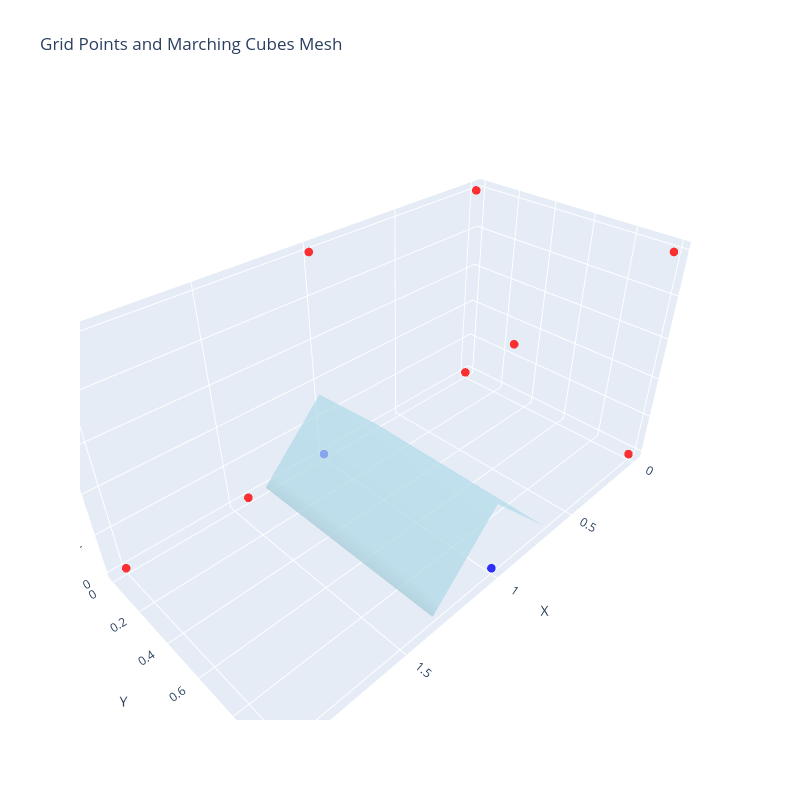

The code cell stored with this chart in its notebook:
### Code cell
import plotly.graph_objects as go

# Create figure
fig = go.Figure()

# Create color array: red if value > iso, blue otherwise
colors = ['red' if v > iso else 'blue' for v in values]

# Add grid points as scatter plot
fig.add_trace(go.Scatter3d(
    x=grids[:, 0],
    y=grids[:, 1],
    z=grids[:, 2],
    mode='markers',
    marker=dict(size=5, color=colors, opacity=0.8),
    name='Grid Points'
))

# Add mesh as surface
fig.add_trace(go.Mesh3d(
    x=verts[:, 0],
    y=verts[:, 1],
    z=verts[:, 2],
    i=faces[:, 0],
    j=faces[:, 1],
    k=faces[:, 2],
    opacity=0.7,
    color='lightblue',
    name='Mesh'
))

fig.update_layout(
    scene=dict(
        xaxis_title='X',
        yaxis_title='Y',
        zaxis_title='Z',
        aspectmode='data'
    ),
    title='Grid Points and Marching Cubes Mesh',
    width=800,
    height=800
)

fig.show()

### Figure 1 — Plotly figure (JSON) as saved in the notebook; plotly's stock layout.template omitted (floating-point values rounded to 4 significant figures)
{"data": [{"marker": {"color": ["red", "blue", "red", "blue", "red", "red", "red", "red", "red", "red", "red", "red"], "opacity": 0.8, "size": 5}, "mode": "markers", "name": "Grid Points", "type": "scatter3d", "x": [0.0, 1.0, 0.0, 1.0, 0.0, 1.0, 0.0, 1.0, 2.0, 2.0, 2.0, 2.0], "y": [0.0, 0.0, 1.0, 1.0, 0.0, 0.0, 1.0, 1.0, 0.0, 1.0, 0.0, 1.0], "z": [0.0, 0.0, 0.0, 0.0, 1.0, 1.0, 1.0, 1.0, 0.0, 0.0, 1.0, 1.0]}, {"color": "lightblue", "i": [0, 3, 4, 1], "j": [1, 1, 3, 3], "k": [2, 0, 5, 4], "name": "Mesh", "opacity": 0.7, "type": "mesh3d", "x": [0.6667, 1.0, 0.6667, 1.0, 1.333, 1.333], "y": [0.0, 1.0, 1.0, 0.0, 1.0, 0.0], "z": [0.0, 0.3333, 0.0, 0.3333, 0.0, 0.0]}], "layout": {"height": 800, "scene": {"aspectmode": "data", "xaxis": {"title": {"text": "X"}}, "yaxis": {"title": {"text": "Y"}}, "zaxis": {"title": {"text": "Z"}}}, "title": {"text": "Grid Points and Marching Cubes Mesh"}, "width": 800}}
